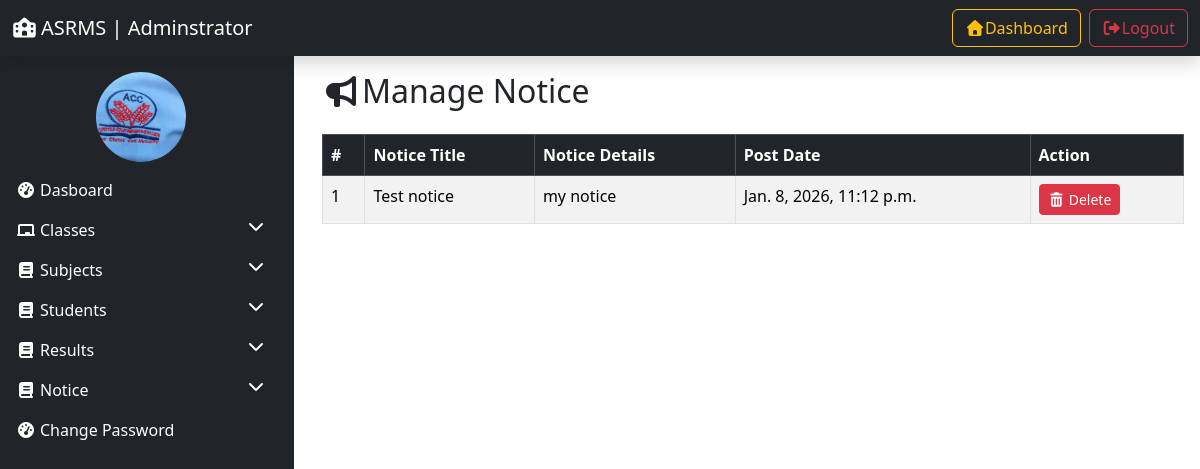
/manage_notice/ (signed in), run on an earlier commit of the app's database.
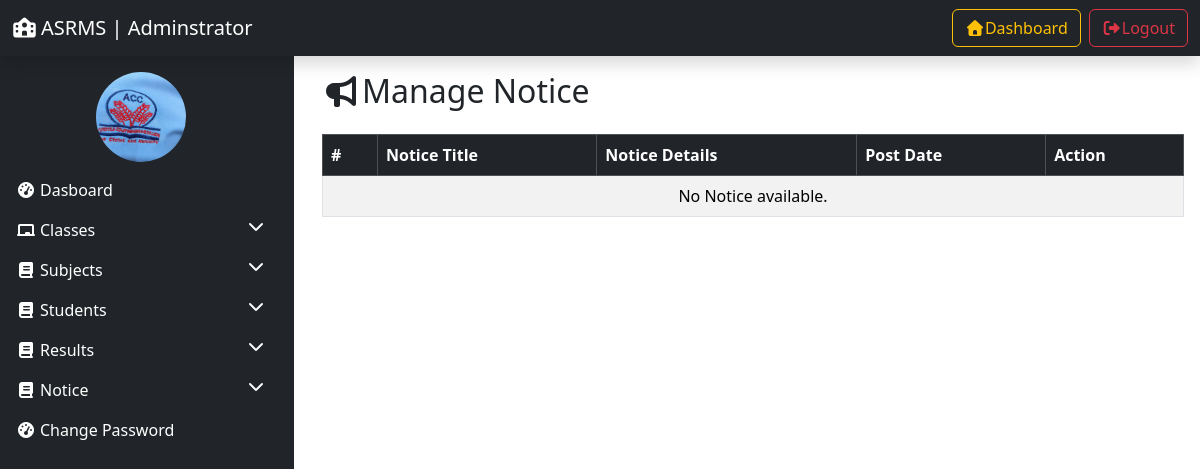
And on a later commit of the database.
### resultManager/models.py (models this page shows)
class Notice(models.Model):
   title = models.CharField(max_length=200)
   details = models.TextField()
   posting_date = models.DateTimeField(auto_now_add=True)
   updation_date = models.DateTimeField(auto_now=True)

### resultManager/views.py (the view, shortened to what this page needs)
# urls.py: path('manage_notice/',manage_notice, name='manage_notice'),
@login_required(login_url='admin_login')
def manage_notice(request):
    notices = Notice.objects.all()
    return render(request, 'manage_notice.html', locals())

### resultManager/templates/manage_notice.html (shortened to what this page needs)
{% extends 'admin_base.html' %} {% load static %} {% block content %}
<div class="container">
  <h2 class="mb-4"><i class="fas fa-bullhorn"></i>Manage Notice</h2>
  <table class="table table-striped table-bordered">
    <thead class="table-dark">
      <tr>
        <th scope="col">#</th>
        <th scope="col">Notice Title</th>
        <th scope="col">Notice Details</th>
        <th scope="col">Post Date</th>
        <th scope="col">Action</th>
      </tr>
    </thead>
    <tbody>
      {% for notice in notices %}
      <tr>
        <td scope="col">{{forloop.counter}}</td>
        <td scope="col">{{notice.title}}</td>
        <td scope="col">{{notice.details}}</td>
        <td scope="col">{{notice.posting_date}}</td>
        <td scope="col">
          <a
            href="?delete={{notice.id}}"
            class="btn btn-sm btn-danger"
            onclick="return confirm('Are you sure you want to delete this Notice?');"
            ><i class="fas fa-trash-alt"></i> Delete</a
          >
        </td>
      </tr>
      {% empty %}
      <tr>
        <td colspan="6" class="text-center">No Notice available.</td>
        {% endfor %}
      </tr>
    </tbody>
  </table>
</div>
{% endblock %}

What changed in the data, as far as the page shows it:
removed Notice: title "Test notice", details "my notice", posting_date "Jan. 8, 2026, 11:12 p.m."
Also different on the page:
text now shown: "No Notice available."
